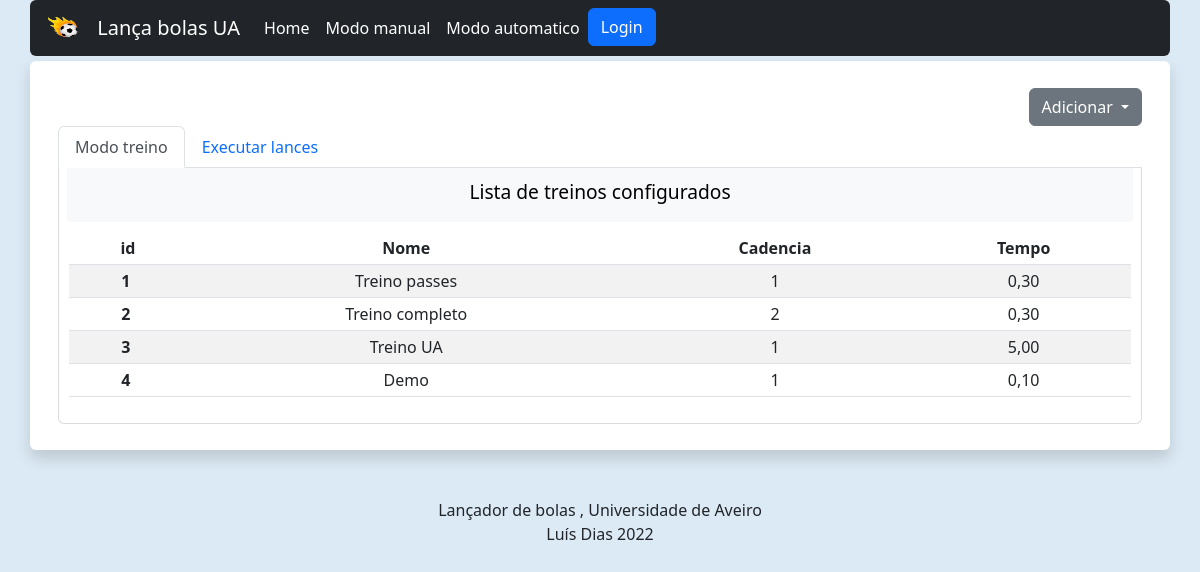
Page /modoauto on the earlier database version.
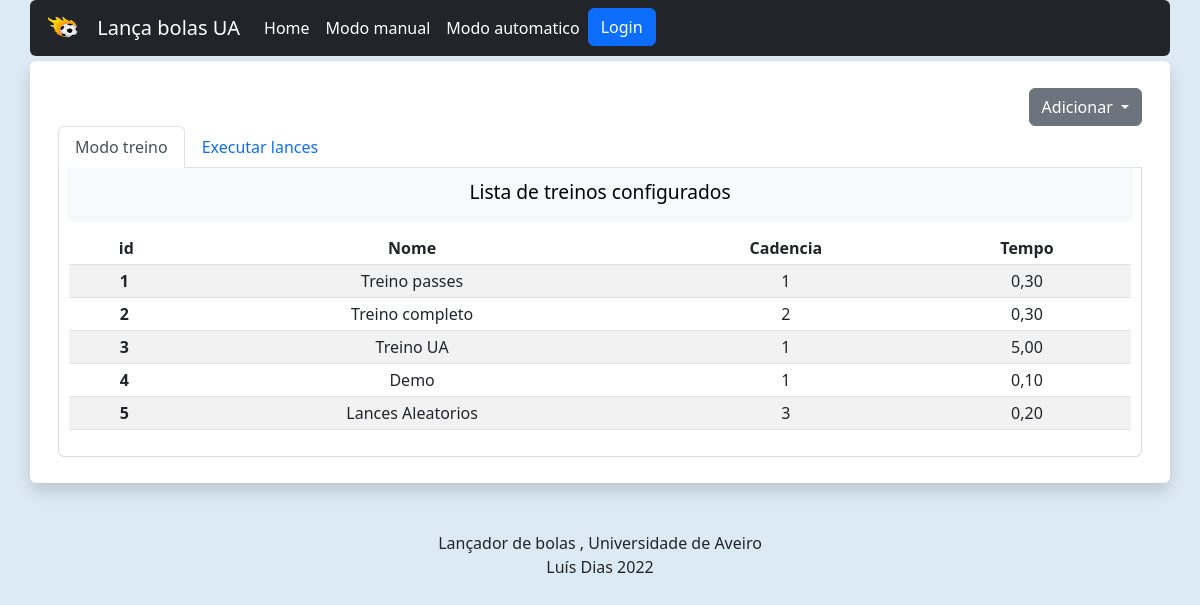
Same page on the later database version.
### appBolas/models.py (models this page shows, shortened)
class treino(models.Model):
    nomeTreino=models.CharField('Nome do Treino',max_length=20)
    lances = models.ManyToManyField(lance)
    Qt_bolas_lance=models.IntegerField("Bolas lançadas por lance", default=5)            # Bolas lançadas por cada lance
    maxBolasTreino=models.IntegerField("Maximo de bolas por treino", default=200)        # Maximo de bolas por cada treino
    class cadencia(models.IntegerChoices):
            Baixa = 4
            Media = 3
            Alta = 2
            Elevada = 1
    cadenciaTreino = models.IntegerField("Cadencia do treino",choices=cadencia.choices, default=1)
    dataCriacao = models.DateTimeField("Data",default=datetime.now, editable=False)
    tempoTreino=models.DecimalField("Tempo de treino(H,MIN)", default=5, max_digits=5, decimal_places=2)
    class Seqlances(models.IntegerChoices):
            ALEATORIA = 1
            SEQUENCIAL = 2
    SequenciaLances = models.IntegerField("Sequencia de lances",choices=Seqlances.choices, default=1)
    '''
        ALEATORIA = 'AL'
    SEQUENCIAL = 'SQ'
    ALEATORIA_SEQUENCIAL = [
        (ALEATORIA, 'Aleatória'),
        (SEQUENCIAL, 'Sequencial'),
    ]
    SequenciaLances = models.CharField('Sequencia de lances',
        max_length=2,
        choices=ALEATORIA_SEQUENCIAL,
        default=ALEATORIA,
    )
    '''

### appBolas/views.py (the view)
# urls.py: path("modoauto", views.modoauto, name="modoauto"),                          # Quando vem um pedido de 'modoauto' browser retorna a funcao modoauto     NÃO UTILIZADO!!!!
def modoauto(request):
    is_ajax = request.headers.get('X-Requested-With') == 'XMLHttpRequest'
    if is_ajax:                                                                 # Se o metodo for ajax, então a resposta é em JSON
        if request.method=="GET":                                                # Se GET então
            todos = list(treino.objects.all().values())                             # Recebe os valores da base de dados
            return JsonResponse({'context': todos}, status=200)                     # Envia os valores por JSON, e retorna 200(ok)
        if request.method=="POST":                                              # Se o methodo for POST então
            dataFromPost=json.load(request)                                         # recebe os valores de POST
            if "idlance" in dataFromPost:                                       # idlance, é só para lances
                dbLance = LanceDB.objects.get(id=dataFromPost["idlance"])
                print("Lance " + str(dataFromPost["idlance"]))
                respostaJson={
                    'nomeLance': dbLance.nomeLance,
                    'anguloX': dbLance.anguloX,
                    'anguloY': dbLance.anguloY,
                    'anguloInclinacao': dbLance.anguloInclinacao,
                    'velocidadeRoloEsq': dbLance.velocidadeRoloEsq,
                    'velocidadeRoloDir': dbLance.velocidadeRoloDir,
                }
                return JsonResponse(respostaJson, status=200)
            if "id" in dataFromPost:                                                        # se houver um pedido com id na mensagem então
                dbTreino = treino.objects.get(id=dataFromPost["id"])                           #  vou ao models buscar toda a informacao do treino
                serialized_q = serializers.serialize('json', dbTreino.lances.all())            #  e serializo para poder enviar por ajax para o front
                lancesJson={}                                                                  #  cria um Dicionario para guardar os lances iterados
                i=0                                                                            #  declara um indice auxiliar
                lances = dbTreino.lances.all()                                                 #  recebe os lances dentro de uma estrutura
                lancesJson = {'lance' + str(i): lance.nomeLance for i, lance in enumerate(dbTreino.lances.all())}
                print(lancesJson)
                respostaJson={
                    'statusID': dbTreino.id,
                    'lances' : lancesJson,
                    'tituloTreino': dbTreino.nomeTreino,
                    'dataCriacao' : dbTreino.dataCriacao,
                    'cadenciaTreino'   : dbTreino.cadenciaTreino,
                    'sequenciaLances'  : dbTreino.SequenciaLances,
                }
                return JsonResponse(respostaJson, status=200)
            if "tipoRequisicao" in dataFromPost:
                if(dataFromPost["tipoRequisicao"]=="START"):            # Inicia o treino e envia o ID
                    if "id_treino" in dataFromPost:
                        print("START TREINO")
                        engineLancadorBolas.start((dataFromPost["id_treino"]), tipo="treino")
                    if "id_lance" in dataFromPost:
                        dictLance= { "cadencia": dataFromPost["cadencia_lance"],
                                      "qtBolas": dataFromPost["qtBolas"]  }
                        engineLancadorBolas.start((dataFromPost["id_lance"]), tipo="lance", dataLance=dictLance  )
                        print("START LANCE")
                        pass
                    respostaJson={'status': "ok",}
                elif(dataFromPost["tipoRequisicao"]=="STOP"):           # Pará o treino e envia o ID de paragem
                    if "id_treino" in dataFromPost:
                        engineLancadorBolas.stop(tipo="treino")
                    if "id_lance" in dataFromPost:
                        engineLancadorBolas.stop(tipo="lance")
                        pass
                    respostaJson={'status': "ok",}
                elif(dataFromPost["tipoRequisicao"]=="RESUME"):
                    if "id_treino" in dataFromPost:
                        engineLancadorBolas.resume(tipo="treino")
                    if "id_lance" in dataFromPost:
                        engineLancadorBolas.resume(tipo="lance")
                        print("RESUME LANCE")
                        pass
                    respostaJson={'status': "run",}
                elif(dataFromPost["tipoRequisicao"]=="PAUSE"):
                    if "id_treino" in dataFromPost:
                        engineLancadorBolas.pause(tipo="treino")
                    if "id_lance" in dataFromPost:
                        engineLancadorBolas.pause(tipo="lance")
                        print("PAUSE LANCE")
                        pass
                    respostaJson={'status': "pause",}
                    pass
                elif((dataFromPost["tipoRequisicao"]=="GET_INFO")):                             #  se a requisição for para infor do treino
                    respostaJson={                                                              #  responde com
                    'timeLeft': engineLancadorBolas.get_timeleft(tipo="treino"),                #  tempo restante do treino
                    'get_percentleft' : engineLancadorBolas.get_percentleft(tipo="treino"),     #  percentagem que falta para acabar o treino
                    'get_Aexecutar' : engineLancadorBolas.get_Aexecutar()              #  Qual o lance que está a ser executado
                    }
                elif((dataFromPost["tipoRequisicao"]=="GET_INFO_LANCE")):
                    if(engineLancadorBolas.threadLance.runing==False):
                        engineLancadorBolas.threadLance.stop()
                    respostaJson={
                    'qtBolasLeft': engineLancadorBolas.get_bolasLancadasLeft(tipo="lance"),
                    'get_percent' : engineLancadorBolas.get_percentleft(tipo="lance"),
                    'isStoped'    : engineLancadorBolas.isStoped(tipo="lance")
                    }
                else:                                                                           # Caso nenhuma opção seja válida
                    return JsonResponse({'status': 'Invalid request'}, status=400)              # responde com Invalid request
                return JsonResponse(respostaJson, status=200)
        return JsonResponse({'status': 'Invalid request'}, status=400)
    else:                                       # else não é AJAX, e devolve a página.
        dbTreinos= treino.objects.all()
        dblances = LanceDB.objects.all()
        context={
            "treinos": dbTreinos,
            "lances":dblances,
        }
        return render(request, 'modoauto.html', context)

### appBolas/templates/modoauto.html (shortened to what this page needs)
{% extends 'base.html' %}
{% block body %}
                <div class="dropdown" style="text-align: right;">
                    <button class="btn btn-secondary dropdown-toggle" type="button" id="dropdownMenuButton2"
                        data-bs-toggle="dropdown" aria-expanded="false">
                        Adicionar
                    </button>
                </div>
                <nav>
                    <div class="nav nav-tabs" id="nav-tab" role="tablist">
                        <button class="nav-link active" id="nav-home-tab" data-bs-toggle="tab"
                            data-bs-target="#nav-treino" type="button" role="tab" aria-controls="nav-home"
                            aria-selected="true">Modo treino</button>
                        <button class="nav-link" id="nav-profile-tab" data-bs-toggle="tab" data-bs-target="#nav-lances"
                            type="button" role="tab" aria-controls="nav-profile" aria-selected="false">Executar lances
                        </button>
                    </div>
                </nav>
                <div class="tab-content" id="div-NaveBody">
                    <div class="tab-pane fade show active" id="nav-treino" role="tabpanel"
                        aria-labelledby="nav-home-tab">
<div class="bg-light" id="tituloListas_treinos">
  Lista de treinos configurados
</div>
<div class="table-responsive" style="margin: 10px;">
  <table class=" table table-sm table-striped" id="id_table" data-url={% url 'modoauto' %}>
    <thead>
      <tr>
        <th scope="col" class="text-center">&nbsp; id</th>
        <th scope="col" class="text-center">Nome</th>
        <th scope="col" class="text-center">Cadencia</th>
        <th scope="col" class="text-center">Tempo</th>
      </tr>
    </thead>
    <tbody id="tableTreinoBody">
      {% for treino in treinos %}
      <tr data-id="{{treino.id}}">
        <th scope="row">&nbsp;{{treino.id}}</th>
        <td>{{treino.nomeTreino}}</td>
        <td>{{treino.cadenciaTreino}}</td>
        <td>{{treino.tempoTreino}}</td>
      </tr>
      {% endfor %}
    </tbody>
  </table>
</div>
</div>
{% endblock body %}

### appBolas/templates/base.html (shortened to what this page needs)
{% load static %}
<!DOCTYPE html>
<html lang="pt">
<head>
    <link rel="stylesheet" type="text/css" href="{% static 'css/bootstrap.css' %}">
    <link rel="stylesheet" type="text/css" href="{% static 'css/style.css' %}">
    <link rel="stylesheet" href="{% static 'images/icons/bootstrap-icons.css' %} ">
    <link rel="stylesheet" type="text/css" href="{% static 'css/jquery.dataTables.min.css' %}">
</head>
<body>
    <nav class="container-lg rounded navbar col-12 navbar-expand-lg navbar-dark bg-dark" z-index="999">
        <div class="container-lg col-lg m-auto">
            <a class="navbar-brand" href="/homepage">
                <img src="{% static 'images/Logo.png' %}" alt="" class="inline-brand align-top" width="50"
                    height="30">
                Lança bolas UA
            </a>
            <div class="collapse navbar-collapse" id="navbarTogglerDemo03">
                <ul class="navbar-nav me-auto mb-2 mb-lg-0">
                    <li class="nav-item">
                        <a class="nav-link active" aria-current="page" href="/homepage">Home</a>
                    </li>
                    <li class="nav-item">
                        <a class="nav-link active" href="/">Modo manual</a>
                    </li>
                    <li class="nav-item" >
                        <a class="nav-link active" href="/modoauto">Modo automatico</a>
                    </li>
                    <li class="nav-item" >
                        <div class="col" style="color: aliceblue;text-align: right; "><a href="/admin"><button type="button" class="btn btn-primary">Login</button></a></div>
                    </li>
                    <li class="nav-item">
                        <div class="nav-link disable"  ><div id="txt_logado">{{logado}}</div></div>
                    </li>
                </ul>
            </div>
        </div>
    </nav>
    <div id="espacamento_topo"></div>
    <div class="container-lg align-self-sm-auto " >
            <div class="row shadow p-3 mb-5 bg-body rounded text-alg">
               <div class="col-lg-12 align-items-center" id="ColunaContainer" style="margin-top: 1%;">
                        {% block body %}
                        {% endblock %}
                </div>
                <p class="m-auto" style="padding-top: 10px;" id="hora_atual"></p>
            </div>
    </div>
    <div class="row-lg text-alg" >
        Lançador de bolas , Universidade de Aveiro
        <p>Luís Dias 2022</p>
    </div>
</body>
</html>

### appBolas/static/css/style.css (style rules this page uses)
body { background-color: rgb(220, 234, 245); }
#ColunaContainer { position: relative; }
#nav-treino, #nav-lances { border-width: 1px; border-style: solid; border-top: 0px; border-color: gainsboro; border-bottom-left-radius: 6px; border-bottom-right-radius: 6px; }
#tituloListas_lances,#tituloListas_treinos { margin:8px; margin-top: 0px; padding: 15px; padding-top: 10px; font-style: normal; font-size: larger; text-align: center; color: black; }
#espacamento_topo { height: 5px; }
.text-alg { text-align: center; }

Differences in the rows shown:
added treino: id "5", nomeTreino "Lances Aleatorios", cadenciaTreino "3", tempoTreino "0,20"
